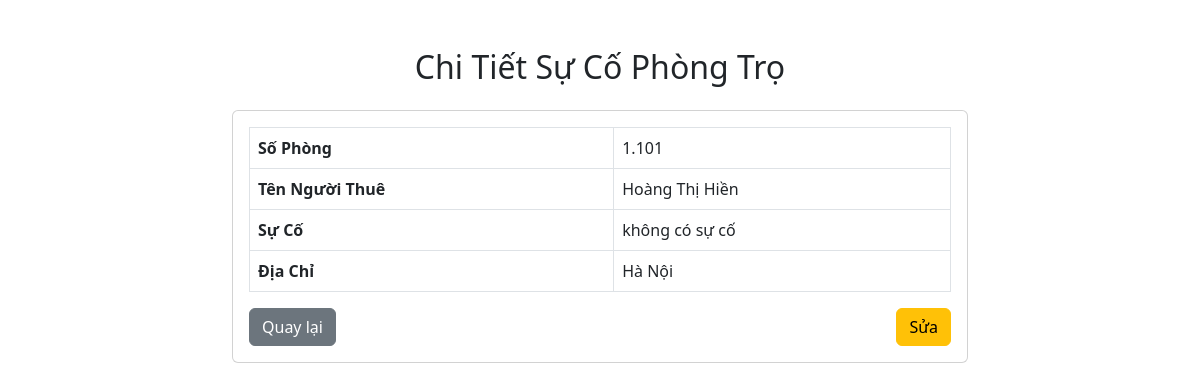
/quanlysuco/xem.php?id=1, run on the app's committed database.
### tables this page shows
CREATE TABLE `bao_cao` (
  `id` int(11) NOT NULL,
  `ten_nguoi_thue` varchar(255) NOT NULL,
  `so_phong` varchar(20) NOT NULL,
  `su_co` text NOT NULL,
  `do_uu_tien` varchar(20) NOT NULL,
  `thoi_gian_tao` timestamp NOT NULL DEFAULT current_timestamp(),
  `facility_id` int(11) NOT NULL,
  `dia_chi` varchar(255) NOT NULL
);

### quanlysuco/xem.php (the view, shortened to what this page needs)
<?php
$servername = "localhost";
$username = "root";
$password = "";
$dbname = "baiTapLon";
$conn = new mysqli($servername, $username, $password, $dbname);
$id = isset($_GET['id']) ? $_GET['id'] : 0;
$sql = "SELECT * FROM bao_cao WHERE id = $id";
$result = $conn->query($sql);
$row = $result->fetch_assoc();
?>
<!DOCTYPE html>
<html lang="vi">
<head>
    <link href="https://cdn.jsdelivr.net/npm/bootstrap@5.3.0/dist/css/bootstrap.min.css" rel="stylesheet">
</head>
<body>
    <div class="container mt-5">
        <div class="row justify-content-center">
            <div class="col-md-8">
                <h2 class="text-center mb-4">Chi Tiết Sự Cố Phòng Trọ</h2>
                <div class="card">
                    <div class="card-body">
                        <table class="table table-bordered">
                            <tr>
                                <th>Số Phòng</th>
                                <td><?php echo htmlspecialchars($row['so_phong']); ?></td>
                            </tr>
                            <tr>
                                <th>Tên Người Thuê</th>
                                <td><?php echo htmlspecialchars($row['ten_nguoi_thue']); ?></td>
                            </tr>
                            <tr>
                                <th>Sự Cố</th>
                                <td><?php echo nl2br(htmlspecialchars($row['su_co'])); ?></td>
                            </tr>
                            <tr>
                                <th>Địa Chỉ</th>
                                <td><?php echo htmlspecialchars($row['dia_chi']); ?></td>
                            </tr>
                        </table>
                        <div class="d-flex justify-content-between">
                            <a href="index.php" class="btn btn-secondary">Quay lại</a>
                            <a href="sua_suco.php?id=<?php echo $row['id']; ?>" class="btn btn-warning">Sửa</a>
                        </div>
                    </div>
                </div>
            </div>
        </div>
    </div>
</body>
</html>

### data on the page
bao_cao: so_phong "1.101", ten_nguoi_thue "Hoàng Thị Hiền", su_co "không có sự cố", dia_chi "Hà Nội"
